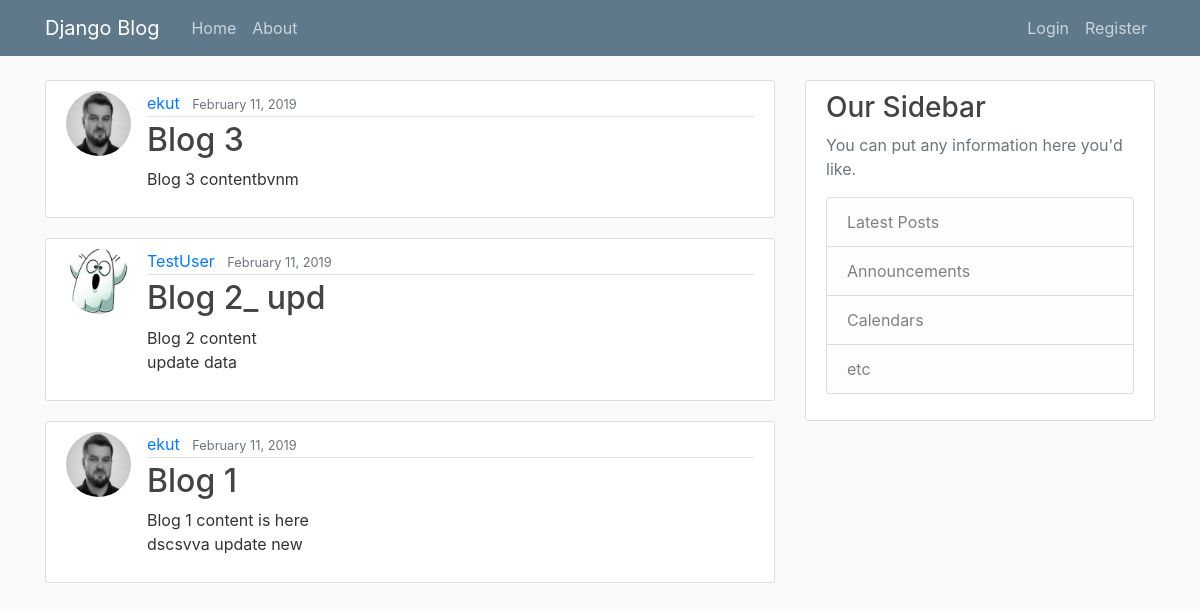
Before: / with the older database file.
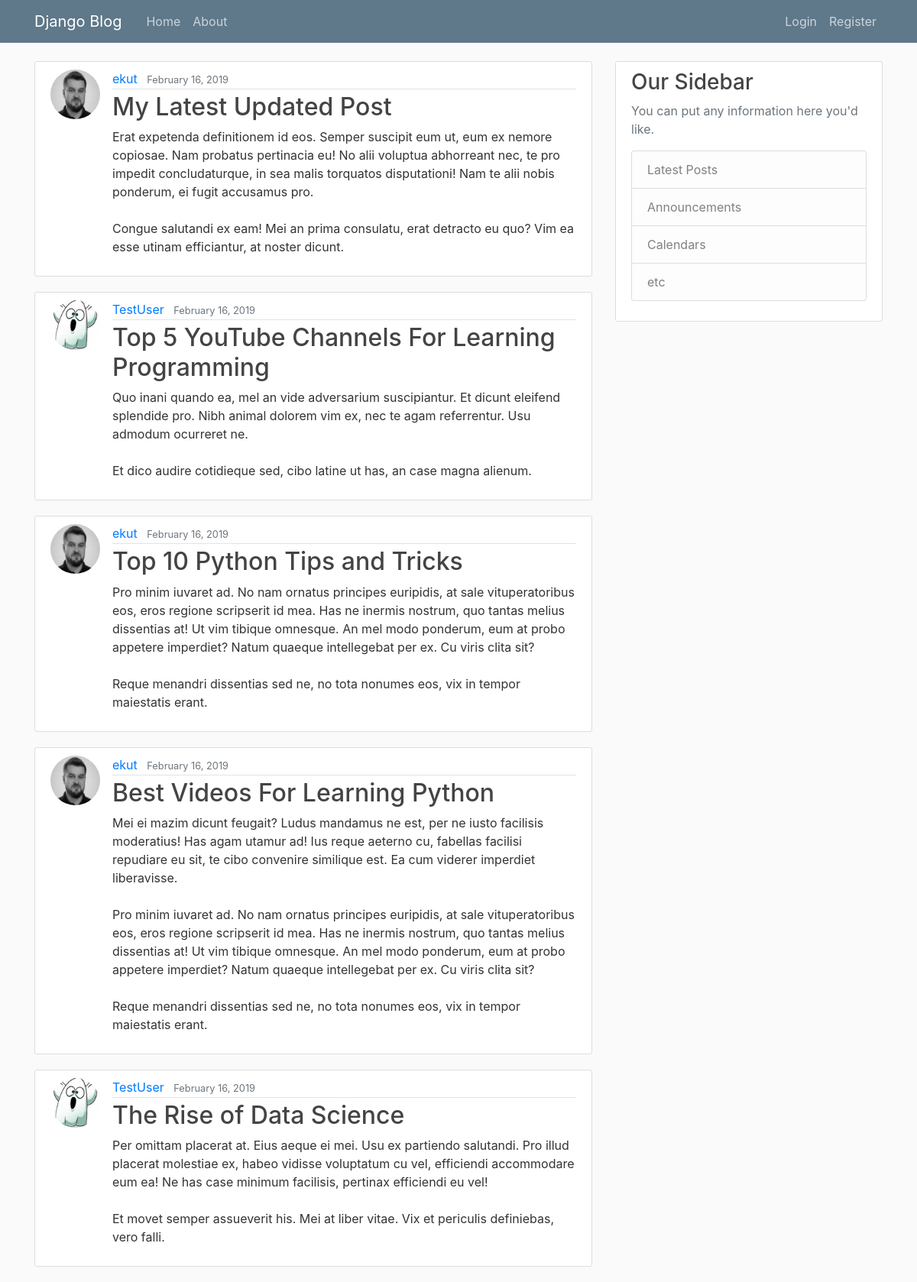
After: the same page with the newer database file.
### blog/models.py (models this page shows, shortened)
class Post(models.Model):
    title = models.CharField(max_length=100)
    content = models.TextField()
    date_posted = models.DateTimeField(default=timezone.now)
    author = models.ForeignKey(User, on_delete=models.CASCADE)

### users/models.py (models this page shows, shortened)
class Profile(models.Model):
    user = models.OneToOneField(User, on_delete=models.CASCADE)
    image = models.ImageField(default='default.jpg', upload_to='profile_pics')

### blog/views.py (the view)
# urls.py: path('', PostListView.as_view(), name='blog-home'),
class PostListView(ListView):
    model = Post
    template_name = 'blog/home.html'  # <app>/<model>_<viewtype>.html
    context_object_name = 'posts'
    ordering = ['-date_posted']
    paginate_by = 5

### blog/templates/blog/home.html
{% extends "blog/base.html" %}
{% block content %}
    {% for post in posts %}
        <article class="media content-section">
          <img class="rounded-circle article-img" src="{{ post.author.profile.image.url }}">
          <div class="media-body">
            <div class="article-metadata">
              <a class="mr-2" href="#">{{ post.author }}</a>
              <small class="text-muted">{{ post.date_posted|date:"F d, Y" }}</small>
            </div>
            <h2><a class="article-title" href="{% url 'post-detail' post.id %}">{{ post.title }}</a></h2>
            <p class="article-content">{{ post.content }}</p>
          </div>
        </article>
    {% endfor %}
{% endblock content %}

Changed rows visible on the page:
no longer on this page (row unchanged): Post: author.profile.image (picture), author "ekut", date_posted "February 11, 2019", title "Blog 3", content "Blog 3 contentbvnm"
no longer on this page (row unchanged): Post: author.profile.image (placeholder picture), author "TestUser", date_posted "February 11, 2019", title "Blog 2_ upd", content "Blog 2 content update data"
no longer on this page (row unchanged): Post: author.profile.image (picture), author "ekut", date_posted "February 11, 2019", title "Blog 1", content "Blog 1 content is here dscsvva update new"
added Post: author.profile.image (picture), author "ekut", date_posted "February 16, 2019", title "My Latest Updated Post", content "Erat expetenda definitionem id eos. Semper suscipit eum ut, eum ex nemore copiosae. Nam probatus pertinacia eu! No alii voluptua abhorreant nec, te pro impedit concludaturque, in sea malis torquatos disputationi! Nam te alii nobis ponderum, ei fugit accusamus pro. Congue salutandi ex eam! Mei an prima consulatu, erat detracto eu quo? Vim ea esse utinam efficiantur, at noster dicunt."
added Post: author.profile.image (placeholder picture), author "TestUser", date_posted "February 16, 2019", title "Top 5 YouTube Channels For Learning Programming", content "Quo inani quando ea, mel an vide adversarium suscipiantur. Et dicunt eleifend splendide pro. Nibh animal dolorem vim ex, nec te agam referrentur. Usu admodum ocurreret ne. Et dico audire cotidieque sed, cibo latine ut has, an case magna alienum."
added Post: author.profile.image (picture), author "ekut", date_posted "February 16, 2019", title "Top 10 Python Tips and Tricks", content "Pro minim iuvaret ad. No nam ornatus principes euripidis, at sale vituperatoribus eos, eros regione scripserit id mea. Has ne inermis nostrum, quo tantas melius dissentias at! Ut vim tibique omnesque. An mel modo ponderum, eum at probo appetere imperdiet? Natum quaeque intellegebat per ex. Cu viris clita sit? Reque menandri dissentias sed ne, no tota nonumes eos, vix in tempor maiestatis erant."
added Post: author.profile.image (picture), author "ekut", date_posted "February 16, 2019", title "Best Videos For Learning Python", content "Mei ei mazim dicunt feugait? Ludus mandamus ne est, per ne iusto facilisis moderatius! Has agam utamur ad! Ius reque aeterno cu, fabellas facilisi repudiare eu sit, te cibo convenire similique est. Ea cum viderer imperdiet liberavisse. Pro minim iuvaret ad. No nam ornatus principes euripidis, at sale vituperatoribus eos, eros regione scripserit id mea. Has ne inermis nostrum, quo tantas melius dissentias at! Ut vim tibique omnesque. An mel modo ponderum, eum at probo appetere imperdiet? Natum quaeque intellegebat per ex. Cu viris clita sit? Reque menandri dissentias sed ne, no tota nonumes eos, vix in tempor maiestatis erant."
added Post: author.profile.image (placeholder picture), author "TestUser", date_posted "February 16, 2019", title "The Rise of Data Science", content "Per omittam placerat at. Eius aeque ei mei. Usu ex partiendo salutandi. Pro illud placerat molestiae ex, habeo vidisse voluptatum cu vel, efficiendi accommodare eum ea! Ne has case minimum facilisis, pertinax efficiendi eu vel! Et movet semper assueverit his. Mei at liber vitae. Vix et periculis definiebas, vero falli."
